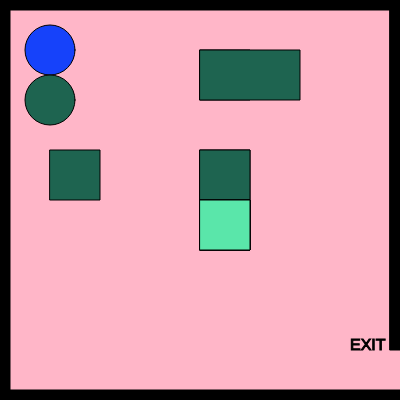
Frame 1 (no input)
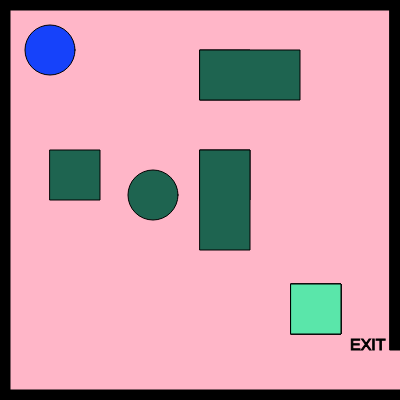
Frame 60 (no input)
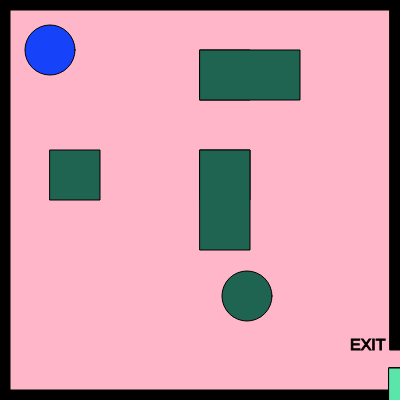
Frame 120 (the mouse pressed at the canvas centre since frame 60)

The p5.js sketch that drew these frames (run headless with seeded random() and noise() and a simulated clock; from frame 60 on, the mouse is pressed at the canvas centre):

// p5.js sketch
// ── sketch.js
function setup() {
  createCanvas(400, 400);
}

function draw() {
  background(220);
}

let rectX, rectY, rectXSpeed, rectYSpeed; 
 rectX = 200; 
    rectY = 200;

    rectXSpeed = Math.floor(Math.random() * 5) + 1;
    rectYSpeed = Math.floor(Math.random() * 5) + 1;

    createCharacter(50,50);

var characterX = 50;
var characterY = 300;

var w = 87; 
var s = 83;
var a = 65;
var d = 68;


var shapeX = 50;
var shapeY = 100;
var shapeXSpeed;
var shapeYSpeed;


var mouseShapeX;
var mouseShapeY;
function setup()
{
    createCanvas(400, 400);
    
    shapeXSpeed = Math.floor(Math.random() * (Math.floor(Math.random() * 5)) + 1);
    shapeYSpeed = Math.floor(Math.random() * (Math.floor(Math.random() * 5)) + 1);
    createCharacter(50,50);
}

function draw()
{
    background(255,182,200);
    stroke(0);
    fill(0);
    
    
    createBorders(10);

    textSize(16);
    text("EXIT", width-50,height-50)

    drawCharacter();
    characterMovement();


    fill(30,100,80);
   
    circle(shapeX, shapeY, 50);
rect(200, 150, 50, 50);
rect(50, 150, 50, 50);
    rect(200, 150, 50, 100);
  rect(200, 50, 50, 50);
  rect(200, 50, 100, 50);
  fill(90,230,170);
  rect(rectX, rectY, 50, 50);
  rect(rectX, rectY, 50, 50);
  rect(rectX, rectY, 50, 50);
  rect(rectX, rectY, 50, 50);
     shapeXSpeed = Math.floor(Math.random() * (Math.floor(Math.random() * 5)) + 1);
     shapeYSpeed = Math.floor(Math.random() * (Math.floor(Math.random() * 5)) + 1);

    shapeX += shapeXSpeed;
    shapeY += shapeYSpeed;
    
    if(shapeX > width)
    {
        shapeX = 0;
    }
    if(shapeX < 0)
    {
        shapeX = width;
    }
    if(shapeY > height)
    {
        shapeY = 0;
    }
    if(shapeY < 0)
    {
        shapeY = height;
    }

     rectXSpeed = Math.floor(Math.random() * (Math.floor(Math.random() * 5)) + 1);
     rectYSpeed = Math.floor(Math.random() * (Math.floor(Math.random() * 5)) + 1);

    rectX += rectXSpeed;
    rectY += rectYSpeed;
    
    if(rectX > width)
    {
        rectX = 0;
    }
    if(rectX < 0)
    {
        rectX = width;
    }
    if(rectY > height)
    {
        rectY = 0;
    }
    if(rectY < 0)
    {
        rectY = height;
    }

   
    if(characterX > width && characterY > width-50)
    {
        fill(0);
        stroke(5);
        textSize(26);
        text("You Win!", width/2-50, height/2-50);
    }
 
    

    
    fill(80,50,200);
   triangle(
  mouseShapeX, mouseShapeY - 15,      
  mouseShapeX - 15, mouseShapeY + 15, 
  mouseShapeX + 15, mouseShapeY + 15  
);
}

function characterMovement()
{
   
    if(keyIsDown(w))
    {
        characterY -= 5;   
    }
    if(keyIsDown(s))
    {
        characterY += 5;   
    }
    if(keyIsDown(a))
    {
        characterX -= 5;   
        console.log("movement: " + characterX);
    }
    if(keyIsDown(d))
    {
        characterX += 5;   
    }
}
function createCharacter(x,y)
{
    characterX = x;
    characterY = y;
    console.log(characterX);
   
}

function drawCharacter()
{
    fill(22,66,250);
    circle(characterX,characterY,50);
}
function createBorders(thickness)
{
  
    rect(0,0,width,thickness);
    
    rect(0,0,thickness,height);
    
    rect(0, height-thickness,width, thickness);
   
    rect(width-thickness,0,thickness,height-50);
}

function mouseClicked()
{
    mouseShapeX = mouseX;
    mouseShapeY = mouseY;
}
